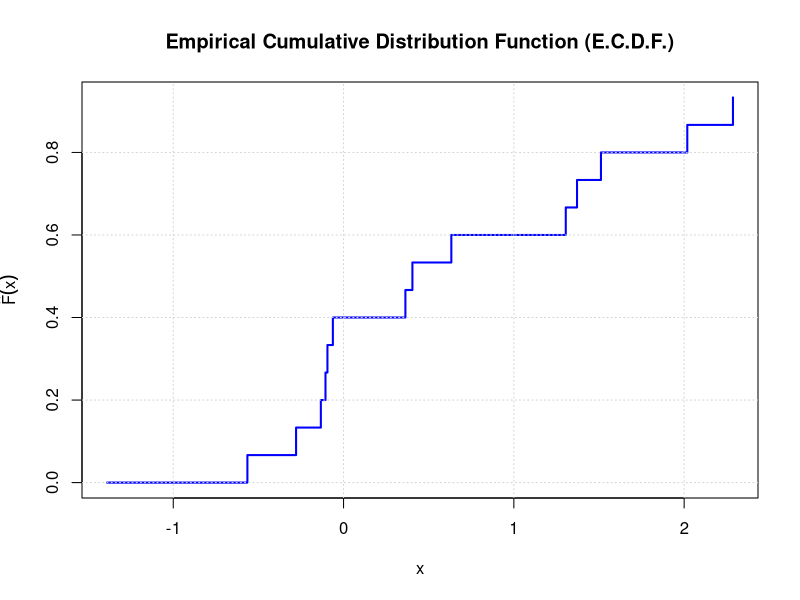
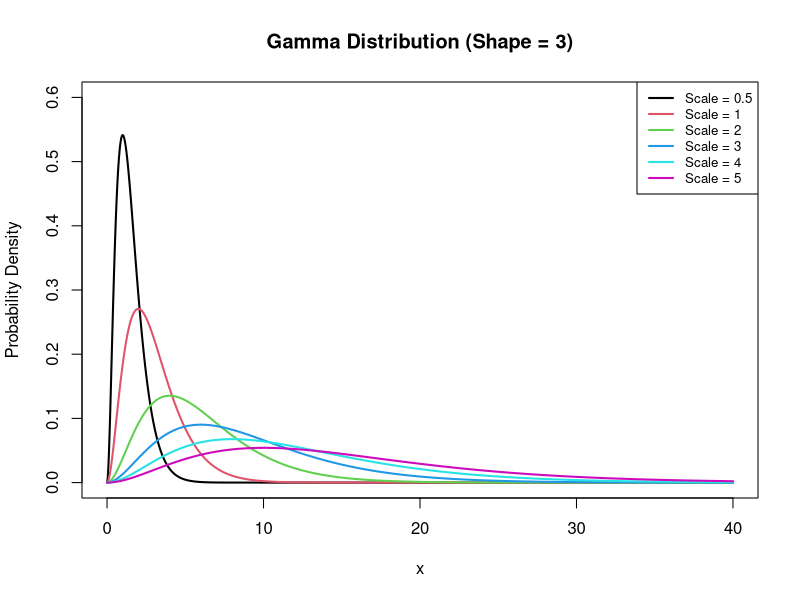
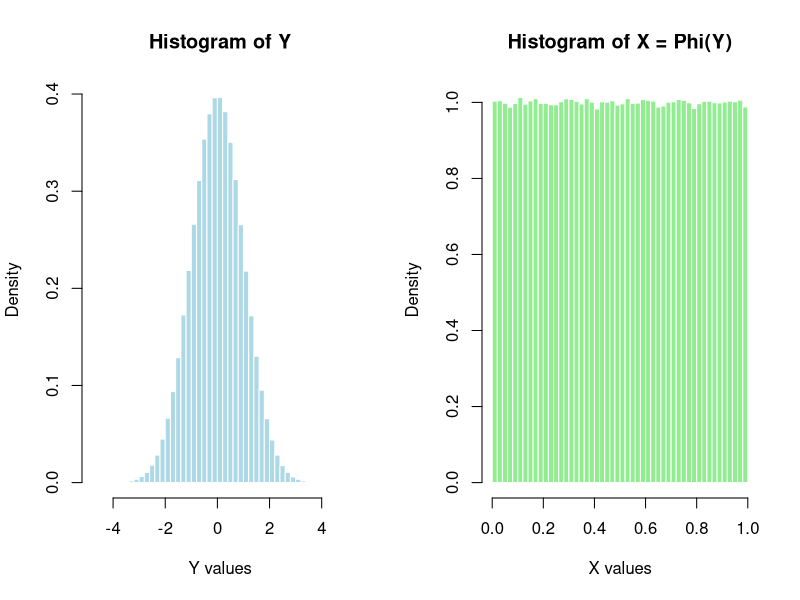
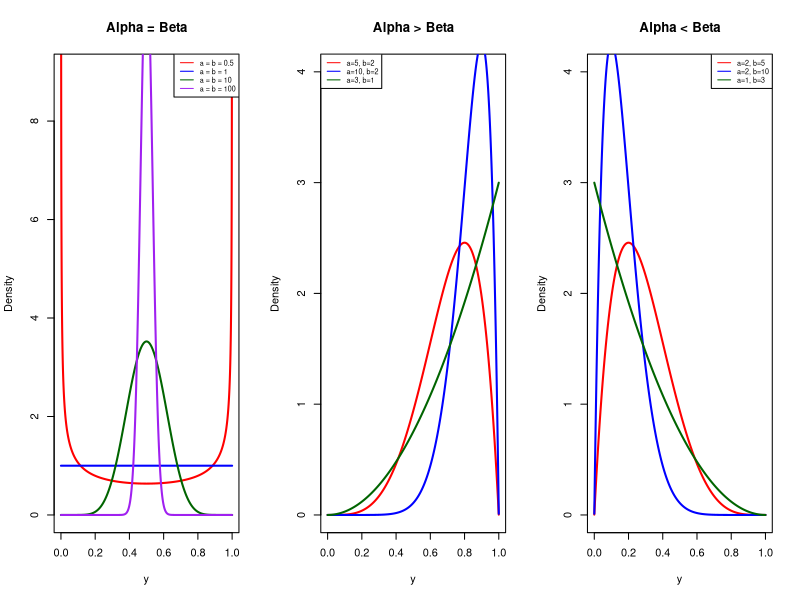
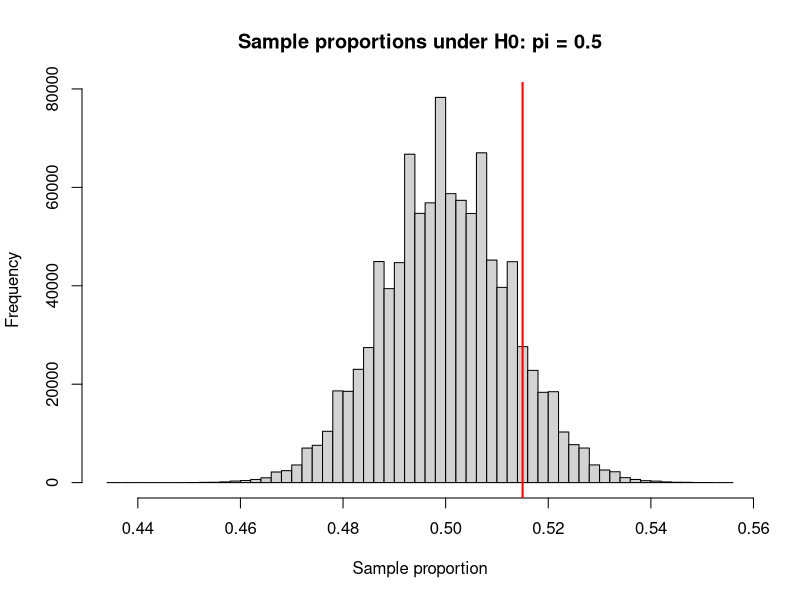
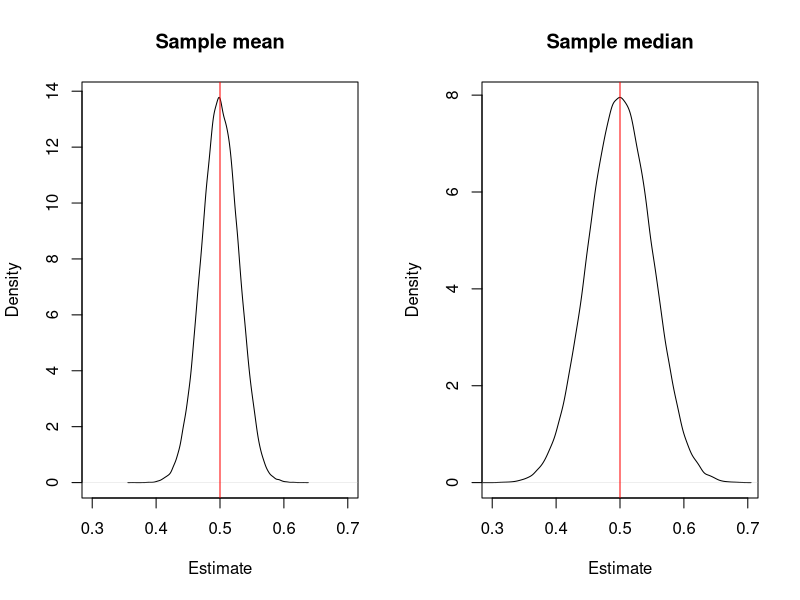

R code for these plots, in order:
## ---- chunk 1
knitr::opts_chunk$set(echo = TRUE)
## ---- chunk 2
# Setup
set.seed(0)
n <- 1000
A <- matrix(runif(n*n), n, n)
x.true <- runif(n)
y <- A %*% x.true

# B
tempo_b <- system.time({
  A_inv <- solve(A)          
  x1 <- A_inv %*% y          
})

print("Time with explicit inverse:")
print(tempo_b)


# C
tempo_c <- system.time({
  x2 <- solve(A, y)          
})

error1 <- mean(abs(x1-x.true))
error2 <- mean(abs(x2-x.true))

print("Time with direct solution:")
print(tempo_c)

error1
error2

## ---- chunk 3
# ==============================================================================
# Function for the Empirical C.D.F.
# ==============================================================================
# Definition based on the formula: F_hat(x) = #{x_i < x} / n
# 
# Arguments:
#   - x        : numeric unordered vector of observations
#   - plot.cdf : boolean (TRUE/FALSE). If TRUE, generates the step plot.
# ==============================================================================

compute_ecdf <- function(x, plot.cdf = FALSE) {
  # Total number of observations
  n <- length(x)
  
  if (n == 0) {
    stop("The input vector is empty.")
  }
  
  # a. Calculates the empirical c.d.f. for each element, preserving the original order
  # For each element x[i], counts how many elements in the vector are strictly smaller (<)
  ecdf_values <- sapply(x, function(xi) {
    sum(x < xi) / n
  })
  
  if (plot.cdf) {
    x_ordinato <- sort(x)
    y_ordinato <- (0:(n - 1)) / n
    
    plot(x_ordinato, y_ordinato, type = "s", lwd = 2, col = "blue",
         main = "Empirical Cumulative Distribution Function (E.C.D.F.)",
         xlab = "x", ylab = expression(hat(F)(x)))
    grid()
  }
  
  return(ecdf_values)
}


set.seed(42)

campione <- rnorm(15)

print("Original vector of observations:")
print(campione)

risultati_ecdf <- compute_ecdf(campione, plot.cdf = TRUE)

print("Values of the empirical c.d.f. (in the order corresponding to the original vector):")
print(risultati_ecdf)
## ---- chunk 4
# Set the shape and scale parameters
k <- 3
scales <- c(0.5, 1, 2, 3, 4, 5)

# Create x values
x <- seq(0, 40, length.out = 1000)

# Plot the first Gamma distribution
plot(x, dgamma(x, shape = k, scale = scales[1]),
     type = "l", col = 1, lwd = 2,
     ylim = c(0, 0.6),
     xlab = "x", ylab = "Probability Density",
     main = "Gamma Distribution (Shape = 3)")

# Add the other distributions
for (i in 2:length(scales)) {
  lines(x, dgamma(x, shape = k, scale = scales[i]),
        col = i, lwd = 2)
}

# Add the legend
legend("topright",
       legend = paste("Scale =", scales),
       col = 1:6, lwd = 2, cex = 0.8)
## ---- chunk 5
# Joint probability distribution from Table 2.4
P <- matrix(c(0.080, 0.198, 0.079,
              0.043, 0.254, 0.143,
              0.017, 0.105, 0.081),
            nrow = 3, byrow = TRUE)

# Marginal probabilities
px <- rowSums(P)
py <- colSums(P)

# Income scores
x <- c(1, 2, 3)

# Function to calculate correlation
joint_cor <- function(x, y, P) {
  px <- rowSums(P)
  py <- colSums(P)

  EX <- sum(x * px)
  EY <- sum(y * py)

  EXY <- sum(outer(x, y) * P)

  covXY <- EXY - EX * EY

  varX <- sum(x^2 * px) - EX^2
  varY <- sum(y^2 * py) - EY^2

  covXY / sqrt(varX * varY)
}

# Scoring system (i)
cor1 <- joint_cor(x, c(1, 2, 3), P)

# Scoring system (ii)
cor2 <- joint_cor(x, c(1, 4, 5), P)

round(c(System_i = cor1, System_ii = cor2), 4)
## ---- chunk 6
# Joint probabilities under independence
P_independent <- outer(px, py)

rownames(P_independent) <- c("Below average",
                             "Average",
                             "Above average")

colnames(P_independent) <- c("Not too happy",
                             "Pretty happy",
                             "Very happy")

round(P_independent, 6)

# Check that the marginals are unchanged
rowSums(P_independent)
colSums(P_independent)
## ---- chunk 7
# Generate one million standard normal observations
set.seed(123)
y <- rnorm(1000000, mean = 0, sd = 1)

# Apply the standard normal CDF
x <- pnorm(y)

# Display both histograms side by side
par(mfrow = c(1, 2))

hist(y,
     breaks = 60,
     probability = TRUE,
     main = "Histogram of Y",
     xlab = "Y values",
     col = "lightblue",
     border = "white")

hist(x,
     breaks = 60,
     probability = TRUE,
     main = "Histogram of X = Phi(Y)",
     xlab = "X values",
     col = "lightgreen",
     border = "white")

# Restore the default plotting layout
par(mfrow = c(1, 1))
## ---- chunk 8
# Values strictly inside (0,1)
y <- seq(0.0001, 0.9999, length.out = 2000)

# Three panels
par(mfrow = c(1, 3))

# (i) Equal parameters
params <- c(0.5, 1, 10, 100)
cols <- c("red", "blue", "darkgreen", "purple")

plot(y, dbeta(y, 0.5, 0.5),
     type = "l", col = cols[1], lwd = 2,
     ylim = c(0, 9),
     main = "Alpha = Beta",
     xlab = "y", ylab = "Density")

for (i in 2:4) {
  lines(y, dbeta(y, params[i], params[i]),
        col = cols[i], lwd = 2)
}

legend("topright",
       legend = paste("a = b =", params),
       col = cols, lty = 1, cex = 0.65)

# (ii) Alpha greater than Beta
plot(y, dbeta(y, 5, 2),
     type = "l", col = "red", lwd = 2,
     ylim = c(0, 4),
     main = "Alpha > Beta",
     xlab = "y", ylab = "Density")

lines(y, dbeta(y, 10, 2),
      col = "blue", lwd = 2)
lines(y, dbeta(y, 3, 1),
      col = "darkgreen", lwd = 2)

legend("topleft",
       legend = c("a=5, b=2", "a=10, b=2",
                  "a=3, b=1"),
       col = c("red", "blue", "darkgreen"),
       lty = 1, cex = 0.65)

# (iii) Alpha less than Beta
plot(y, dbeta(y, 2, 5),
     type = "l", col = "red", lwd = 2,
     ylim = c(0, 4),
     main = "Alpha < Beta",
     xlab = "y", ylab = "Density")

lines(y, dbeta(y, 2, 10),
      col = "blue", lwd = 2)
lines(y, dbeta(y, 1, 3),
      col = "darkgreen", lwd = 2)

legend("topright",
       legend = c("a=2, b=5", "a=2, b=10",
                  "a=1, b=3"),
       col = c("red", "blue", "darkgreen"),
       lty = 1, cex = 0.65)

par(mfrow = c(1, 1))
## ---- chunk 9
n     <- 1648   # poll size
p_obs <- 0.515  # observed proportion for Kelly
p0    <- 0.5    # presumed population proportion (H0)
## ---- chunk 10
se <- sqrt(p0 * (1 - p0) / n)
se
## ---- chunk 11
set.seed(0)
B <- 1e6
results <- rbinom(B, n, p0) / n
mean(results); sd(results)

hist(results, breaks = 50, main = "Sample proportions under H0: pi = 0.5",
     xlab = "Sample proportion")
abline(v = p_obs, col = "red", lwd = 2)

# share of simulated polls with at least 51.5% for Kelly
mean(results >= p_obs)
## ---- chunk 12
z <- (p_obs - p0) / se
z
1 - pnorm(z)   # normal approximation, compare with the simulation
## ---- chunk 13
p <- 0.30
error <- 0.04
confidence <- 0.90

z <- qnorm(1 - (1 - confidence) / 2)

s_required <- ceiling(z^2 * p * (1 - p) / error^2)

#A sample size of 356 is required
# Formatted output
cat("\nEXERCISE 4.8 - REQUIRED SAMPLE SIZE\n")
cat("----------------------------------------\n")
cat("Confidence level: 90%\n")
cat("Expected proportion: 0.30\n")
cat("Margin of error: 0.04\n\n")

cat(sprintf("Required sample size: %.0f\n", s_required))
## ---- chunk 14
#Import full data set from textbook
#gender: 0=male, 1=female

students <- read.table(header=TRUE, text="

subject gender age hsgpa cogpa dhome dres tv sport news aids veg affil ideol relig abor affirm life 
1     0  32  2.2  3.5  0     5.0  3   5  0   0  0  2  6  2  0  0  1
2     1  23  2.1  3.5  1200  0.3  15  7  5   6  1  1  2  1  1  1  3
3     1  27  3.3  3.0  1300  1.5  0   4  3   0  1  1  2  2  1  1  3 
4     1  35  3.5  3.2  1500  8    5   5  6   3  0  3  4  1  1  1  2 
5     0  23  3.1  3.5  1600  10   6   6  3   0  0  3  1  0  1  0  2 
6     0  39  3.5  3.5  350   3    4   5  7   0  1  1  2  1  1  1  3
7     0  24  3.6  3.7   0    .2   5  12  4   2  0  3  2  1  1  1  1 
8     1  31  3.0  3.0  5000  1.5  5   3  3   1  0  3  2  1  1  1  1 
9     0  34  3.0  3.0  5000  2    7   5  3   0  0  3  1  1  1  1  3
10    0  28  4.0  3.1  900   2    1   1  2   1  1  3  3  0  0  1  1 
11    0  23  2.3  2.6  253   1.5  10 15  1   1  0  2  5  1  0  1  1 
12    1  27  3.5  3.6  190   3    14  3  7   0  0  1  2  1  1  1  3
13    0  36  3.3  3.5  245   1.5  6  15 12   5  0  1  1  1  1  1  1 
14    0  28  3.2  3.2  500   6    3  10  1   2  0  3  4  1  1  0  1
15    1  28  3.0  3.5  3500  1    4   3  1   0  0  1  1  0  1  1  1
16    1  25  3.8  3.3  210   10   7   6  1   0  1  3  2  3  1  1  1
17    1  41  4.0  3.0  1000  15   6   7  3  10  0  3  3  3  0  0  1
18    0  50  3.8  3.8  0     3    5   9  6  10  0  1  2  0  1  0  2 
19    0  71  4.0  3.5  5000  3    6  12  2   2  0  3  2  0  1  0  2 
20    1  28  3.0  3.8  120   1    25  0  0   2  1  1  1  1  1  1  1
21    1  26  3.7  3.7  8000  8    4   4  4   1  0  3  4  1  1  1  1
22    1  27  4.0  3.7  2     2.5  4   2  7   0  0  3  2  1  1  1  1
23    0  31  2.7  3.5  1700  5    7   7  2   0  0  2  7  3  0  0  1
24    1  23  3.7  3.7  2     2    7   4  2   0  0  3  4  0  1  1  1
25    0  23  3.2  3.8  450   4    0   7  7   3  0  3  1  0  1  1  1
26    1  44  3.0  3.0  0     2    2   3  2   3  1  3  3  2  1  1  1
27    0  26  3.7  3.0  1000  3    8   2  7   0  0  1  2  1  1  1  3
28    1  31  3.7  3.8  850  10    10  3  7   0  0  2  5  2  1  0  1 
29    0  24  3.3  3.1  420   2    10  6  5   0  0  1  4  1  1  1  3
30    1  26  3.3  3.3  1200  .75  10  0  3   0  0  2  2  1  1  1  3
31    0  26  3.3  3.5  1000  1.5  0   3  3   3  1  1  2  1  1  1  2 
32    1  32  3.5  3.9  150  12    10  2  0   0  0  1  2  1  0  0  1
33    0  26  3.4  3.4  2000  1.5  2   7 14   0  0  1  2  0  1  1  2 
34    1  22  3.2  2.8  316  2     10  3  5   2  0  3  2  1  1  1  3
35    1  24  3.5  3.9  900  1.75  8   0  0   1  0  1  1  1  1  1  3 
36    0  24  3.6  3.3  250   2    4   6  3   1  0  2  5  3  0  1  1 
37    0  23  3.8  3.7  180  .5    10  5  7   0  0  3  2  0  1  0  3
38    0  33  3.4  3.4  6000  1.5  8   5  6   2  0  3  2  0  1  1  2 
39    0  23  2.8  3.2  950   2    37  10 5   0  0  2  5  2  1  0  1 
40    0  31  3.8  3.5  1100  .75  .5  3  5   2  0  2  6  2  1  0  3
41    0  26  3.4  3.4  1300  1.2  0   8  2   0  0  3  2  1  0  1  2
42    0  28  2.0  3.0  360  .25  10   8  3   0  0  1  3  0  1  1  3
43    1  24  3.8  3.9  1800  2    2   5  4   1  0  2  6  3  0  1  1 
44    0  23  3.0  3.6  900   15  12   0  5   0  0  2  5  0  1  0  2 
45    1  25  3.0  4.0  5000  5   1.5  0  4   0  0  3  4  1  1  1  2
46    1  24  3.0  3.5  300   1   10   5  5   0  0  1  2  0  1  1  2
47    1  27  3.0  3.8  2000  20  28   7 14   2  1  2  3  1  1  1  1 
48    0  24  3.3  3.8  630   1.3  2   3  5   0  0  2  7  3  0  0  1
49    1  26  3.8  4.0  1200  1    0   4  3   1  0  1  2  0  1  1  2
50    1  27  3.0  4.0  580   2    5  15  1   2  0  1  1  1  1  1  2
51    0  32  3.0  3.0  2000  5    5   5  2   1  0  2  5  3  0  1  1
52    1  41  4.0  4.0  0     8    8   4  2   2  0  2  4  1  0  0  1
53    1  29  3.0  3.9  300  3.7   2   5  1  11  0  1  2  1  1  1  1
54    1  50  3.5  3.8  6    6     7   3  7   0  0  1  2  1  1  1  3
55    1  22  3.4  3.7  80   7    10   1  2   2  0  3  2  0  1  1  3
56    1  23  3.6  3.2  375  1.5  5    10 5   0  0  2  6  3  0  0  1
57    0  26  3.5  3.6  2000  .3  16   8  3   0  0  1  4  1  1  1  3
58    0  30  3.0  3.0  1    1.1  1    4  3   0  0  3  3  3  1  0  1
59    1  23  3.0  3.0  112  .5   15   3  3   0  0  3  4  2  1  1  1 
60    1  22  3.4  3.0  650  4    8   16  7   1  0  3  4  1  1  1  1
")
# View(students)
## ---- chunk 15
# a) construct a 95% confidence interval (a) for the mean weekly number of hours spent watching TV


result_a<- t.test(students$tv, conf.level=0.95)

##Under the sampling assumptions, we are 95% confident that the
# population mean weekly TV time is between 5.53 and 9.00 hours.
## ---- chunk 16
# b) construct a 95% confidence interval to compare females and
#males on the mean weekly number of hours spent watching TV

female<- students$tv[students$gender==1]
male<- students$tv[students$gender==0]


result_b<-t.test(
  female,
  male,
  var.equal = TRUE,
  conf.level =0.95
)
## ---- chunk 17
# Formatted output: part (a)

#%d displays an integer, such as the number of students.
#%% displays a literal % inside sprintf(), so "95%%" prints as 95%.

cat("\nEXERCISE 4.14 - WEEKLY TV HOURS\n")
cat("----------------------------------------\n")
cat("PART (a): Overall population mean\n\n")

cat(sprintf("Sample size: %d\n", length(students$tv)))
cat(sprintf("Sample mean: %.4f hours\n", mean(students$tv)))
cat(sprintf("Sample standard deviation: %.4f hours\n",
            sd(students$tv)))

cat(sprintf(
  "95%% confidence interval: (%.4f, %.4f) hours\n",
  result_a$conf.int[1],
  result_a$conf.int[2]
))

# Formatted output: part (b)
cat("\nPART (b): Female minus male population means\n\n")

cat(sprintf("%-12s %8s %12s\n", "Group", "n", "Mean hours"))
cat(sprintf("%-12s %8d %12.4f\n",
            "Female", length(female), mean(female)))
cat(sprintf("%-12s %8d %12.4f\n",
            "Male", length(male), mean(male)))

cat(sprintf(
  "\nEstimated difference: %.4f hours\n",
  mean(female) - mean(male)
))

cat(sprintf(
  "95%% confidence interval: (%.4f, %.4f) hours\n",
  result_b$conf.int[1],
  result_b$conf.int[2]
))

cat("\nIt includes three possibilities:
- Negative difference: females watch less TV on average.
- Zero difference: females and males have the same population mean.
- Positive difference: females watch more TV on average.

Although the sample difference is 1.484 hours, the uncertainty is large enough that zero remains compatible with the data.
Therefore, the corresponding two-sided test does not reject equal population means at the 5% significance level.

This does not prove that the means are equal. It means we do not have enough evidence to conclude that they differ, under the model assumptions.\n")
## ---- chunk 18
# uniform(0,1), pop. mean and mediam are both 0.5
# setting a seed means that the code produces the same sequence so you can reproduce your results

set.seed(123)

#choose sample size and n of repetitions

n<- 100
B<- 100000

#numeric(B) creates a vector containing 100,000 zeros.
#These zeros are placeholders. During the simulation, we replace them with the mean and median calculated from each sample.

sample_means<- numeric(B)
sample_medians<- numeric(B)

#This starts a loop. R runs the instructions inside { ... } repeatedly:
#  - First, i = 1.
#- Then, i = 2.
#- It continues until i = 100000.

for (i in 1:B) {
  #runif() generates random observations from a uniform distribution.
  x<-runif(n,min=0,max=1)
  
  sample_means[i]<-mean(x)
  sample_medians[i]<- median(x)
}

#Once the loop finishes, you have 100,000 sample means and 100,000 sample medians, calculated from the same set of simulated samples.

# Plot the sampling distributions side by side
par(mfrow = c(1, 2))

plot(density(sample_means),
     main = "Sample mean", xlab = "Estimate",
     xlim = c(0.3, 0.7))
#density(sample mean) Estimates a smooth distribution curve from the simulated means
# plot draws curve, xlab sets titel, xlim limit hor axis

#add vertical line at center 0.5
abline(v = 0.5, col = "red")

#same for medians
plot(density(sample_medians),
     main = "Sample median", xlab = "Estimate",
     xlim = c(0.3, 0.7))
abline(v = 0.5, col = "red")

#estimator whose results are more tightly concentrated around 0.5 has less sampling var, more accurate

par(mfrow = c(1, 1))

#calculate mse

mse_mean <- mean((sample_means - 0.5)^2)
mse_median <- mean((sample_medians - 0.5)^2)


# Display a formatted summary in the Console
#\n starts a new line.
#%.6f displays six decimal places.
#%-20s left-aligns text within a 20-character column.
#cat() prints without the [1] prefix.
#sprintf()lets you control decimal places and column alignment.

cat("\nEXERCISE 4.34 - SIMULATION RESULTS\n")
cat("----------------------------------------\n")
cat("Distribution: Uniform(0, 1)\n")
cat("Sample size:", n, "\n")
cat("Number of simulations:", B, "\n\n")

cat(sprintf("%-20s %12s\n", "Estimator", "MSE"))
cat(sprintf("%-20s %12.6f\n", "Sample mean", mse_mean))
cat(sprintf("%-20s %12.6f\n", "Sample median", mse_median))

cat(sprintf(
  "\nThe median's MSE is %.2f times the mean's MSE.\n",
  mse_median / mse_mean
))
